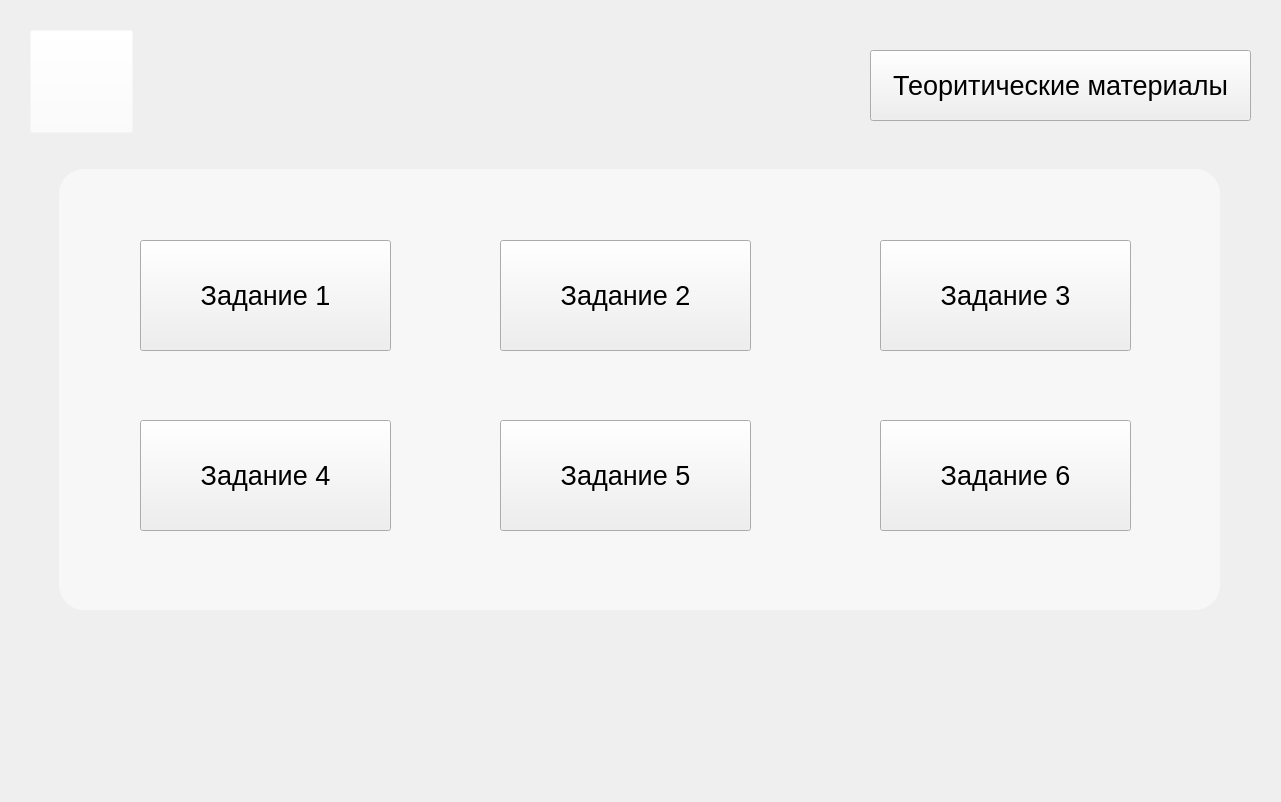
<?xml version="1.0" encoding="UTF-8"?>
<ui version="4.0">
 <class>TopicOneLevelsWindow</class>
 <widget class="QWidget" name="TopicOneLevelsWindow">
  <property name="geometry">
   <rect>
    <x>0</x>
    <y>0</y>
    <width>1281</width>
    <height>802</height>
   </rect>
  </property>
  <property name="windowTitle">
   <string>Form</string>
  </property>
  <widget class="QLabel" name="Pic">
   <property name="geometry">
    <rect>
     <x>-2</x>
     <y>-5</y>
     <width>1281</width>
     <height>811</height>
    </rect>
   </property>
   <property name="text">
    <string/>
   </property>
   <property name="pixmap">
    <pixmap>Pic/Pictare.jpg</pixmap>
   </property>
  </widget>
  <widget class="QPushButton" name="BackButton">
   <property name="geometry">
    <rect>
     <x>30</x>
     <y>30</y>
     <width>103</width>
     <height>103</height>
    </rect>
   </property>
   <property name="styleSheet">
    <string notr="true">background-image: url(&quot;:/img/Pic/BackButtonPng.png&quot;);
background-color: rgba(255, 255, 255, 0);</string>
   </property>
   <property name="text">
    <string/>
   </property>
  </widget>
  <widget class="QWidget" name="widget" native="true">
   <property name="geometry">
    <rect>
     <x>59</x>
     <y>169</y>
     <width>1161</width>
     <height>441</height>
    </rect>
   </property>
   <property name="styleSheet">
    <string notr="true">background-color: rgba(255, 255, 255, 125);
border-radius: 25px;</string>
   </property>
  </widget>
  <widget class="QPushButton" name="lvl1">
   <property name="geometry">
    <rect>
     <x>140</x>
     <y>240</y>
     <width>251</width>
     <height>111</height>
    </rect>
   </property>
   <property name="font">
    <font>
     <pointsize>20</pointsize>
    </font>
   </property>
   <property name="text">
    <string>Задание 1</string>
   </property>
  </widget>
  <widget class="QPushButton" name="lvl2">
   <property name="geometry">
    <rect>
     <x>500</x>
     <y>240</y>
     <width>251</width>
     <height>111</height>
    </rect>
   </property>
   <property name="font">
    <font>
     <pointsize>20</pointsize>
    </font>
   </property>
   <property name="text">
    <string>Задание 2</string>
   </property>
  </widget>
  <widget class="QPushButton" name="Theory">
   <property name="geometry">
    <rect>
     <x>870</x>
     <y>50</y>
     <width>381</width>
     <height>71</height>
    </rect>
   </property>
   <property name="font">
    <font>
     <pointsize>20</pointsize>
    </font>
   </property>
   <property name="text">
    <string>Теоритические материалы</string>
   </property>
  </widget>
  <widget class="QPushButton" name="lvl3">
   <property name="geometry">
    <rect>
     <x>880</x>
     <y>240</y>
     <width>251</width>
     <height>111</height>
    </rect>
   </property>
   <property name="font">
    <font>
     <pointsize>20</pointsize>
    </font>
   </property>
   <property name="text">
    <string>Задание 3</string>
   </property>
  </widget>
  <widget class="QPushButton" name="lvl5">
   <property name="geometry">
    <rect>
     <x>500</x>
     <y>420</y>
     <width>251</width>
     <height>111</height>
    </rect>
   </property>
   <property name="font">
    <font>
     <pointsize>20</pointsize>
    </font>
   </property>
   <property name="text">
    <string>Задание 5</string>
   </property>
  </widget>
  <widget class="QPushButton" name="lvl6">
   <property name="geometry">
    <rect>
     <x>880</x>
     <y>420</y>
     <width>251</width>
     <height>111</height>
    </rect>
   </property>
   <property name="font">
    <font>
     <pointsize>20</pointsize>
    </font>
   </property>
   <property name="text">
    <string>Задание 6</string>
   </property>
  </widget>
  <widget class="QPushButton" name="lvl4">
   <property name="geometry">
    <rect>
     <x>140</x>
     <y>420</y>
     <width>251</width>
     <height>111</height>
    </rect>
   </property>
   <property name="font">
    <font>
     <pointsize>20</pointsize>
    </font>
   </property>
   <property name="text">
    <string>Задание 4</string>
   </property>
  </widget>
 </widget>
 <resources/>
 <connections/>
</ui>
